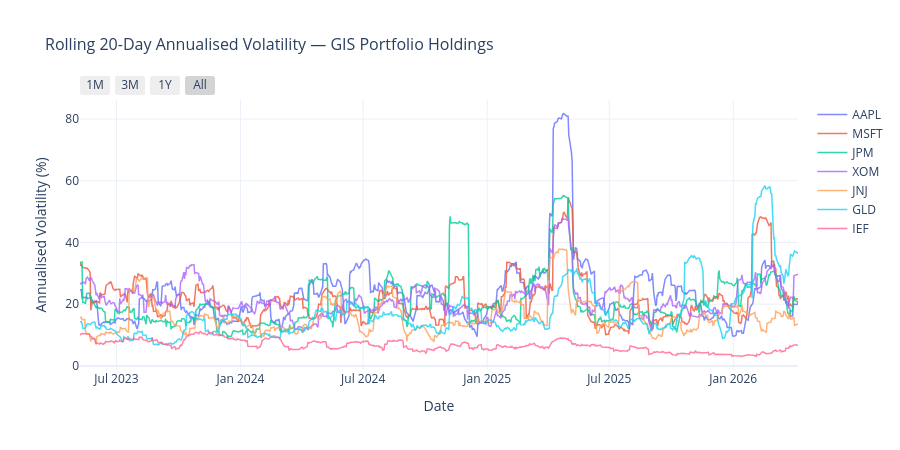

Notebook code cell kept with this figure:
### Code cell
# ── CHART 2: ROLLING 20-DAY VOLATILITY (PLOTLY) ─────────────────────────────
# Rolling volatility shows how much risk each holding is contributing at any point in time.
# Spikes indicate periods of market stress. If all holdings spike simultaneously,
# that suggests a systemic shock — diversification breaks down.

fig2 = go.Figure()   # create a new blank figure

# Add one trace per portfolio holding
for ticker in PORTFOLIO_TICKERS:
    fig2.add_trace(
        go.Scatter(
            x    = rolling_vol.index,
            y    = rolling_vol[ticker] * 100,    # multiply by 100 to show as percentage (e.g. 0.15 → 15%)
            name = ticker,
            mode = 'lines',
            line = dict(width=1.5),
            opacity = 0.8,                        # slight transparency for overlapping lines
            hovertemplate = (
                f'<b>{ticker}</b><br>'
                'Date: %{x|%Y-%m-%d}<br>'
                'Ann. Vol: %{y:.1f}%<extra></extra>'   # show annualised volatility as a percentage
            ),
        )
    )

fig2.update_layout(
    title = dict(
        text = 'Rolling 20-Day Annualised Volatility — GIS Portfolio Holdings',
        font = dict(size=16),
    ),
    xaxis = dict(
        title = 'Date',
        rangeselector = dict(
            buttons = [
                dict(count=1,  label='1M',  step='month', stepmode='backward'),
                dict(count=3,  label='3M',  step='month', stepmode='backward'),
                dict(count=12, label='1Y',  step='month', stepmode='backward'),
                dict(step='all', label='All'),
            ]
        ),
    ),
    yaxis     = dict(title='Annualised Volatility (%)'),
    hovermode = 'x unified',   # unified hover: see all series values at the same date
    height    = 450,
    template  = 'plotly_white',
)

fig2.show()

print()
print('Discussion: Which asset has the highest volatility spikes?')
print('            Are there periods when all assets spike together? What caused them?')

### Figure 1 — Plotly figure (JSON) as saved in the notebook; plotly's stock layout.template omitted (floating-point values rounded to 4 significant figures; data arrays with more than 128 entries replaced by an {"elided": "..."} marker saying what was removed)
{"data": [{"hovertemplate": "<b>AAPL</b><br>Date: %{x|%Y-%m-%d}<br>Ann. Vol: %{y:.1f}%<extra></extra>", "line": {"width": 1.5}, "mode": "lines", "name": "AAPL", "opacity": 0.8, "type": "scatter", "x": {"elided": "731 str values"}, "y": {"elided": "731 float values"}}, {"hovertemplate": "<b>MSFT</b><br>Date: %{x|%Y-%m-%d}<br>Ann. Vol: %{y:.1f}%<extra></extra>", "line": {"width": 1.5}, "mode": "lines", "name": "MSFT", "opacity": 0.8, "type": "scatter", "x": {"elided": "731 str values"}, "y": {"elided": "731 float values"}}, {"hovertemplate": "<b>JPM</b><br>Date: %{x|%Y-%m-%d}<br>Ann. Vol: %{y:.1f}%<extra></extra>", "line": {"width": 1.5}, "mode": "lines", "name": "JPM", "opacity": 0.8, "type": "scatter", "x": {"elided": "731 str values"}, "y": {"elided": "731 float values"}}, {"hovertemplate": "<b>XOM</b><br>Date: %{x|%Y-%m-%d}<br>Ann. Vol: %{y:.1f}%<extra></extra>", "line": {"width": 1.5}, "mode": "lines", "name": "XOM", "opacity": 0.8, "type": "scatter", "x": {"elided": "731 str values"}, "y": {"elided": "731 float values"}}, {"hovertemplate": "<b>JNJ</b><br>Date: %{x|%Y-%m-%d}<br>Ann. Vol: %{y:.1f}%<extra></extra>", "line": {"width": 1.5}, "mode": "lines", "name": "JNJ", "opacity": 0.8, "type": "scatter", "x": {"elided": "731 str values"}, "y": {"elided": "731 float values"}}, {"hovertemplate": "<b>GLD</b><br>Date: %{x|%Y-%m-%d}<br>Ann. Vol: %{y:.1f}%<extra></extra>", "line": {"width": 1.5}, "mode": "lines", "name": "GLD", "opacity": 0.8, "type": "scatter", "x": {"elided": "731 str values"}, "y": {"elided": "731 float values"}}, {"hovertemplate": "<b>IEF</b><br>Date: %{x|%Y-%m-%d}<br>Ann. Vol: %{y:.1f}%<extra></extra>", "line": {"width": 1.5}, "mode": "lines", "name": "IEF", "opacity": 0.8, "type": "scatter", "x": {"elided": "731 str values"}, "y": {"elided": "731 float values"}}], "layout": {"height": 450, "hovermode": "x unified", "title": {"font": {"size": 16}, "text": "Rolling 20-Day Annualised Volatility — GIS Portfolio Holdings"}, "xaxis": {"rangeselector": {"buttons": [{"count": 1, "label": "1M", "step": "month", "stepmode": "backward"}, {"count": 3, "label": "3M", "step": "month", "stepmode": "backward"}, {"count": 12, "label": "1Y", "step": "month", "stepmode": "backward"}, {"label": "All", "step": "all"}]}, "title": {"text": "Date"}}, "yaxis": {"title": {"text": "Annualised Volatility (%)"}}}}
